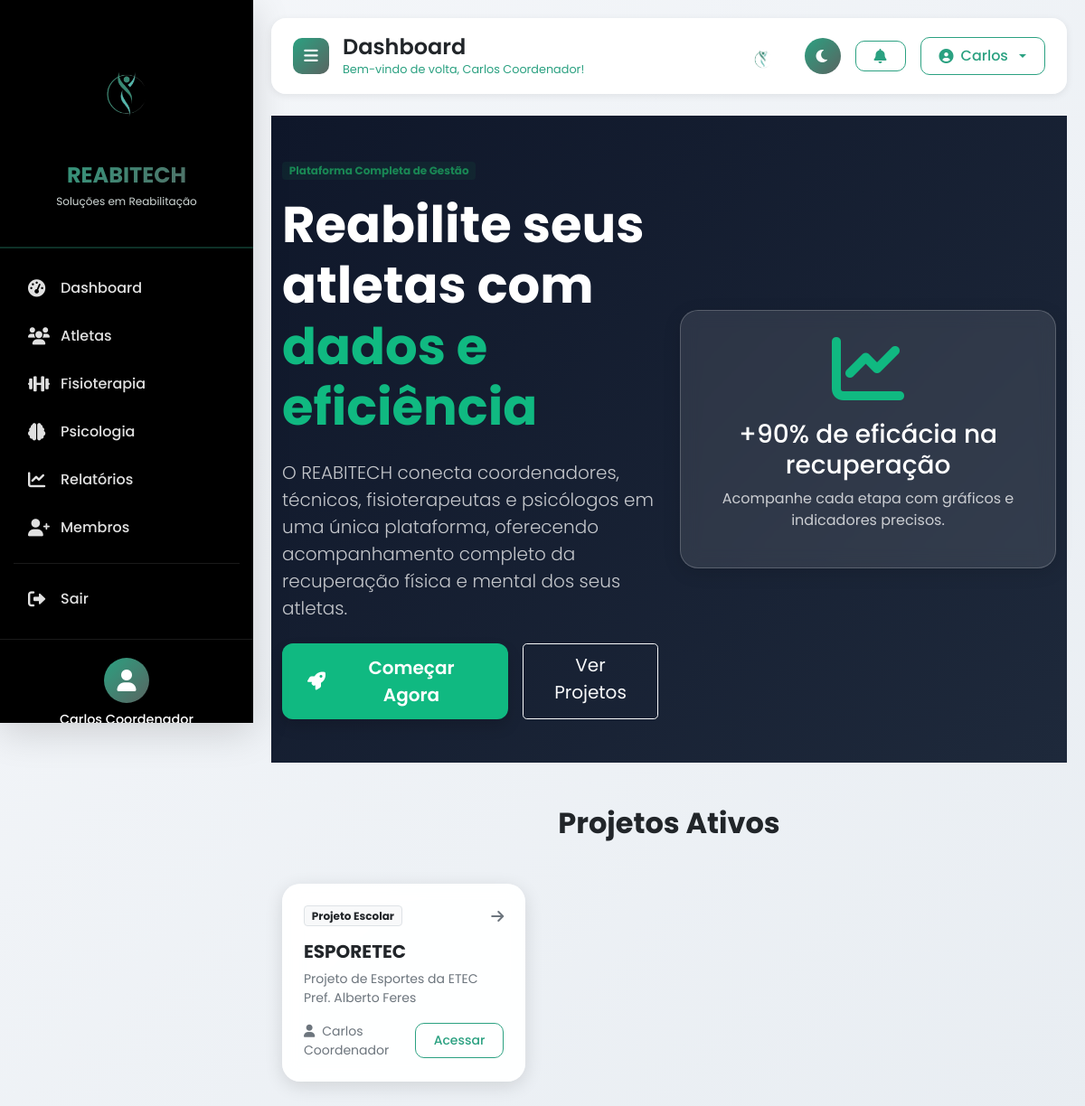
Page / (signed in) on the committed database.
### projetos/models.py (models this page shows, shortened)
class Projeto(models.Model):
    TIPO_PROJETO = [
        ('time', 'Time Esportivo'),
        ('escola', 'Projeto Escolar'),
        ('clinica', 'Consultório/Clínica'),
        ('outro', 'Outro'),
    ]
    nome = models.CharField(max_length=200)
    tipo = models.CharField(max_length=20, choices=TIPO_PROJETO)
    descricao = models.TextField(blank=True)
    plano = models.ForeignKey(Plano, on_delete=models.PROTECT)
    coordenador = models.ForeignKey(User, on_delete=models.PROTECT, related_name='projetos_coordenados')
    data_criacao = models.DateTimeField(auto_now_add=True)
    ativo = models.BooleanField(default=True)
    logo = models.ImageField(upload_to='projetos/logos/', blank=True, null=True)
    publico = models.BooleanField(default=False)
    site_oficial = models.URLField(blank=True)

### projetos/views.py (the view)
# urls.py: path('', projetos_views.lista_projetos_publicos, name='landing'),
def lista_projetos_publicos(request):
    projetos = Projeto.objects.filter(publico=True, ativo=True)
    planos = Plano.objects.filter(ativo=True)
    return render(request, 'projetos/landing.html', {
        'projetos': projetos,
        'planos': planos,
    })

### usuarios/models.py (called while the page is built)
    def get_tipo_display(self):
        return dict(self.TIPO_USUARIO).get(self.tipo, self.tipo)

### templates/projetos/landing.html (shortened to what this page needs)
{% extends 'base.html' %}
{% load static %}
{% block content %}
<section class="py-5" style="background: linear-gradient(135deg, #0f172a, #1e293b); color: white; min-height: 80vh; display: flex; align-items: center;">
    <div class="container">
        <div class="row align-items-center">
            <div class="col-lg-6">
                <span class="badge bg-success bg-opacity-10 text-success mb-3">Plataforma Completa de Gestão</span>
                <h1 class="display-4 fw-bold mb-4">Reabilite seus atletas com <span style="color: #10b981;">dados e eficiência</span></h1>
                <p class="lead mb-4 opacity-75">O REABITECH conecta coordenadores, técnicos, fisioterapeutas e psicólogos em uma única plataforma, oferecendo acompanhamento completo da recuperação física e mental dos seus atletas.</p>
                <div class="d-flex gap-3">
                    <a href="{% url 'login' %}" class="btn btn-primary-custom btn-lg shadow" style="background: #10b981; border: none;">
                        <i class="fas fa-rocket me-2"></i>Começar Agora
                    </a>
                    <a href="#projetos" class="btn btn-outline-light btn-lg">Ver Projetos</a>
                </div>
            </div>
            <div class="col-lg-6 text-center">
                <div class="card-modern p-4 animate-fadeInUp" style="background: rgba(255,255,255,0.1); backdrop-filter: blur(10px); border: 1px solid rgba(255,255,255,0.2);">
                    <i class="fas fa-chart-line fa-5x" style="color: #10b981;"></i>
                    <h3 class="mt-3">+90% de eficácia na recuperação</h3>
                    <p class="opacity-75">Acompanhe cada etapa com gráficos e indicadores precisos.</p>
                </div>
            </div>
        </div>
    </div>
</section>
<section id="projetos" class="py-5">
    <div class="container">
        <h2 class="fw-bold text-center mb-5">Projetos Ativos</h2>
        <div class="row g-4">
            {% for projeto in projetos %}
            <div class="col-md-4">
                <div class="card-modern p-4 card-tilt">
                    <div class="d-flex justify-content-between align-items-center mb-3">
                        <span class="badge bg-light text-dark border">{{ projeto.get_tipo_display }}</span>
                        <i class="fas fa-arrow-right text-muted"></i>
                    </div>
                    <h5 class="fw-bold">{{ projeto.nome }}</h5>
                    <p class="text-muted small mb-3">{{ projeto.descricao|truncatechars:100 }}</p>
                    <div class="d-flex justify-content-between align-items-center">
                        <small class="text-muted"><i class="fas fa-user me-2"></i>{{ projeto.coordenador.get_full_name|default:projeto.coordenador.username }}</small>
                        <a href="{% url 'login' %}" class="btn btn-sm btn-outline-custom">Acessar</a>
                    </div>
                </div>
            </div>
            {% empty %}
            <div class="col-12 text-center">
                <p class="text-muted">Nenhum projeto público no momento.</p>
            </div>
            {% endfor %}
        </div>
    </div>
</section>
{% endblock %}

### templates/base.html (shortened to what this page needs)
<!DOCTYPE html>
<html lang="pt-br" data-bs-theme="light">
<head>
    <link href="https://cdn.jsdelivr.net/npm/bootstrap@5.1.3/dist/css/bootstrap.min.css" rel="stylesheet">
    <link rel="stylesheet" href="https://cdnjs.cloudflare.com/ajax/libs/font-awesome/6.0.0/css/all.min.css">
    <link href="https://unpkg.com/aos@2.3.1/dist/aos.css" rel="stylesheet">
    {% load static %}
    <link rel="stylesheet" href="{% static 'css/style.css' %}">
    <link rel="stylesheet" href="{% static 'css/animations.css' %}">
    <link rel="stylesheet" href="{% static 'css/dashboard.css' %}">
</head>
<body>
    {% if user.is_authenticated %}
    <div class="sidebar" id="sidebar">
        <div class="sidebar-logo">
            {% load static %}
            <img src="{% static 'images/logo.png' %}" alt="REABITECH" onerror="this.src='https://via.placeholder.com/140x140?text=REABITECH'">
            <h3>REABITECH</h3>
            <p>Soluções em Reabilitação</p>
        </div>
        <div class="sidebar-menu">
            {% if user.perfil.tipo == 'coordenador' %}
            <a href="{% url 'dashboard:dashboard_coordenador' %}" class="sidebar-item {% if request.resolver_match.url_name == 'dashboard_coordenador' %}active{% endif %}"><i class="fas fa-tachometer-alt"></i><span>Dashboard</span></a>
            <a href="{% url 'dashboard:coordenador_atletas' %}" class="sidebar-item {% if request.resolver_match.url_name == 'coordenador_atletas' %}active{% endif %}"><i class="fas fa-users"></i><span>Atletas</span></a>
            <a href="{% url 'dashboard:coordenador_fisioterapia' %}" class="sidebar-item {% if request.resolver_match.url_name == 'coordenador_fisioterapia' %}active{% endif %}"><i class="fas fa-dumbbell"></i><span>Fisioterapia</span></a>
            <a href="{% url 'dashboard:coordenador_psicologia' %}" class="sidebar-item {% if request.resolver_match.url_name == 'coordenador_psicologia' %}active{% endif %}"><i class="fas fa-brain"></i><span>Psicologia</span></a>
            <a href="{% url 'dashboard:coordenador_relatorios' %}" class="sidebar-item {% if request.resolver_match.url_name == 'coordenador_relatorios' %}active{% endif %}"><i class="fas fa-chart-line"></i><span>Relatórios</span></a>
            <a href="{% url 'dashboard:coordenador_membros' %}" class="sidebar-item {% if request.resolver_match.url_name == 'coordenador_membros' %}active{% endif %}"><i class="fas fa-user-plus"></i><span>Membros</span></a>
            {% endif %}
            <div style="height: 1px; background: rgba(255,255,255,0.1); margin: 15px 0;"></div>
            <a href="{% url 'dashboard:logout' %}" class="sidebar-item"><i class="fas fa-sign-out-alt"></i><span>Sair</span></a>
        </div>
        <div class="sidebar-user">
            <div class="avatar"><i class="fas fa-user"></i></div>
            <h6>{{ user.get_full_name|default:user.username }}</h6>
        </div>
    </div>
    {% endif %}
    <div class="main-content {% if not user.is_authenticated %}no-sidebar{% endif %}" id="mainContent">
        {% if user.is_authenticated %}
        <div class="top-navbar">
            <div class="page-title">
                <button class="toggle-btn-integrated d-none d-lg-flex" id="desktopToggleBtn">
                    <i class="fas fa-bars"></i>
                </button>
                <div>
                    <h2>{% block page_title %}Dashboard{% endblock %}</h2>
                    <p class="mb-0">Bem-vindo de volta, {{ user.get_full_name|default:user.username }}!</p>
                </div>
            </div>
            <div class="d-flex align-items-center gap-3">
                <img src="{% static 'images/logo.png' %}" alt="REABITECH" style="height: 60px; width: auto; border-radius: 12px; display:none;" onerror="this.style.display='none'" onload="this.style.display='block'">
                <button class="dark-mode-toggle" id="darkModeToggle"><i class="fas fa-moon"></i></button>
                <a href="{% url 'dashboard:notificacoes' %}" class="btn btn-outline-custom position-relative">
                    <i class="fas fa-bell"></i>
                </a>
                <div class="dropdown">
                    <button class="btn btn-outline-custom dropdown-toggle" type="button" data-bs-toggle="dropdown">
                        <i class="fas fa-user-circle"></i>
                        <span>{{ user.get_short_name|default:user.username|truncatechars:15 }}</span>
                    </button>
                </div>
            </div>
        </div>
        {% endif %}
        {% block content %}
        {% endblock %}
    </div>
</body>
</html>

### static/css/style.css (style rules this page uses)
* { margin: 0; padding: 0; box-sizing: border-box; }
body { font-family: 'Poppins', sans-serif; overflow-x: hidden; }
.animate-fadeInUp { animation: fadeInUp 0.6s cubic-bezier(0.4, 0, 0.2, 1) forwards; }
.card-tilt { transition: transform 0.3s ease, box-shadow 0.3s ease; }
a { text-decoration: none; color: var(--secondary); transition: all 0.3s ease; }

### templates/base.html (style rules this page uses)
:root { --primary: #000000; --secondary: #2BA181; --complementar: #5A6461; --neutral: #D1D9D7; --light: #FFFFFF; --gradient: linear-gradient(135deg, #2BA181 0%, #5A6461 100%); --gradient-dark: linear-gradient(135deg, #000000 0%, #1a1a2e 100%); --shadow-sm: 0 2px 8px rgba(0,0,0,0.08); --shadow-md: 0 5px 20px rgba(0,0,0,0.12); --shadow-lg: 0 10px 40px rgba(0,0,0,0.15); --shadow-hover: 0 20px 40px rgba(43,161,129,0.25); }
body { font-family: 'Poppins', sans-serif; background: linear-gradient(135deg, #f5f7fa 0%, #e8edf2 100%); min-height: 100vh; transition: all 0.3s ease; }
.sidebar { position: fixed; left: 0; top: 0; height: 100vh; width: 280px; background: var(--primary); color: white; transition: all 0.3s cubic-bezier(0.4, 0, 0.2, 1); z-index: 1000; box-shadow: var(--shadow-lg); overflow-y: auto; }
.sidebar-logo { padding: 25px 20px; text-align: center; border-bottom: 2px solid rgba(43,161,129,0.3); margin-bottom: 20px; }
.sidebar-logo img { max-width: 140px; width: 100%; height: auto; margin-bottom: 15px; border-radius: 12px; }
.sidebar-logo h3 { font-size: 1.5rem; font-weight: 700; background: var(--gradient); -webkit-background-clip: text; background-clip: text; color: transparent; margin: 0; }
.sidebar-logo p { font-size: 0.75rem; color: var(--neutral); margin-top: 5px; }
.sidebar-menu { padding: 0 15px; }
.sidebar-item { display: flex; align-items: center; gap: 12px; padding: 12px 16px; margin: 5px 0; border-radius: 12px; color: #e0e0e0; text-decoration: none; transition: all 0.3s ease; font-weight: 500; }
.sidebar-item i { width: 24px; font-size: 1.2rem; }
.sidebar-user { padding: 20px; margin-top: 20px; border-top: 1px solid rgba(255,255,255,0.1); text-align: center; }
.sidebar-user .avatar { width: 50px; height: 50px; background: var(--gradient); border-radius: 50%; display: flex; align-items: center; justify-content: center; margin: 0 auto 10px; }
.sidebar-user .avatar i { font-size: 24px; color: white; }
.sidebar-user h6 { margin: 0; font-size: 0.9rem; }
.main-content { transition: all 0.3s cubic-bezier(0.4, 0, 0.2, 1); padding: 20px; min-height: 100vh; }
.main-content:not(.no-sidebar) { margin-left: 280px; }
.top-navbar { background: rgba(255,255,255,0.95); backdrop-filter: blur(10px); border-radius: 16px; padding: 12px 24px; margin-bottom: 24px; box-shadow: var(--shadow-sm); display: flex; justify-content: space-between; align-items: center; flex-wrap: wrap; gap: 15px; position: relative; z-index: 1050; }
.page-title { display: flex; align-items: center; gap: 15px; }
.toggle-btn-integrated { background: var(--gradient); border: none; border-radius: 10px; width: 40px; height: 40px; color: white; cursor: pointer; transition: all 0.3s ease; display: flex; align-items: center; justify-content: center; font-size: 1.1rem; }
.page-title h2 { font-size: 1.5rem; font-weight: 600; margin: 0; }
.page-title p { margin: 0; font-size: 0.8rem; color: var(--secondary); }
.card-modern { background: rgba(255,255,255,0.95); backdrop-filter: blur(10px); border-radius: 20px; border: none; box-shadow: var(--shadow-md); transition: all 0.4s cubic-bezier(0.4, 0, 0.2, 1); overflow: hidden; }
.btn-primary-custom { background: var(--gradient); border: none; padding: 12px 28px; border-radius: 12px; font-weight: 600; transition: all 0.3s ease; color: white; display: inline-flex; align-items: center; gap: 8px; text-decoration: none; }
.btn-outline-custom { border: 1px solid var(--secondary); background: transparent; padding: 8px 20px; border-radius: 10px; font-weight: 500; color: var(--secondary); transition: all 0.3s ease; display: inline-flex; align-items: center; gap: 8px; text-decoration: none; }
.dark-mode-toggle { background: var(--gradient); border: none; border-radius: 50%; width: 40px; height: 40px; display: flex; align-items: center; justify-content: center; cursor: pointer; color: white; }
.animate-fadeInUp { animation: fadeInUp 0.6s ease forwards; }

### rows in the picture
Projeto: tipo "Projeto Escolar", nome "ESPORETEC", descricao "Projeto de Esportes da ETEC Pref. Alberto Feres", coordenador.get_full_name "Carlos Coordenador"

### other values in the picture
{{ user.get_full_name|default:user.username }} "Carlos Coordenador"
{{ user.get_short_name|default:user.username|truncatechars:15 }} "Carlos"
